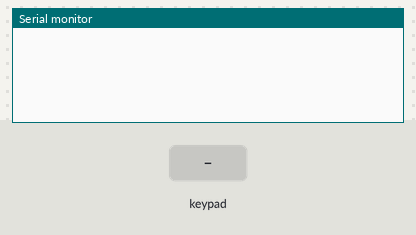
Recording of a sketch running on a simulated ESP8266 (NodeMCU). Shown: the last lines printed to the serial monitor. The inputs (shaded band) are chosen by the test bench.

Above: at 1.2 s.
1.3 s: key '1' pressed
At 1.6 s:
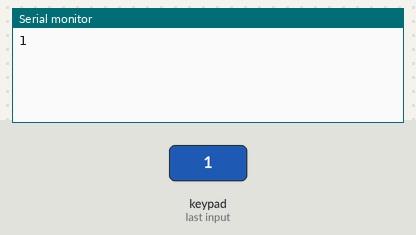
2.8 s: keypad keys 1 2 # pressed 0.4 s apart
At 4.4 s:
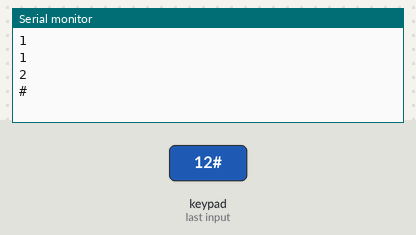
5.5 s: key 'A' pressed
At 6.0 s:
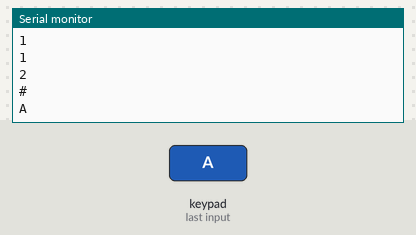
7.0 s: keypad keys 1 2 * pressed 0.4 s apart
At 8.8 s:
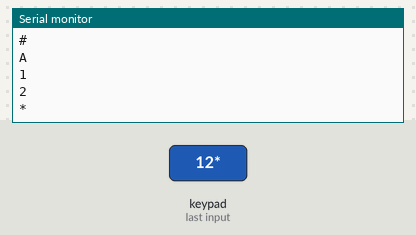
9.7 s: key 'B' pressed
At 10.4 s:
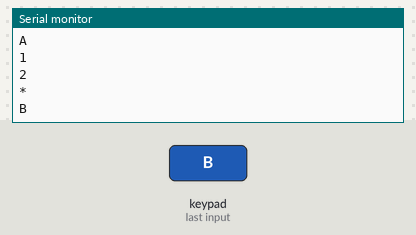
11.2 s: keypad keys 1 2 D pressed 0.4 s apart
At 12.3 s:
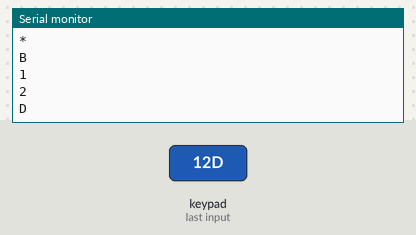

Measured:
- after the input at 1.3 s, the serial monitor: prints a new line at once (image 1)
- after the input at 2.8 s, the serial monitor: prints a new line after 0.41 s (image 2)
- after the input at 5.5 s, the serial monitor: prints a new line at once (image 3)
- after the input at 7.0 s, the serial monitor: prints a new line at once (image 4)
- after the input at 9.7 s, the serial monitor: prints a new line at once (image 5)
- after the input at 11.2 s, the serial monitor: prints a new line at once (image 6)

The sketch:

nodemcubasic.ino
```cpp
#include <Keypad.h>

const byte ROWS = 4; // Number of rows in the keypad
const byte COLS = 4; // Number of columns in the keypad

// Define the symbols on the buttons of the keypad
char keys[ROWS][COLS] = {
  {'1', '2', '3', 'A'},
  {'4', '5', '6', 'B'},
  {'7', '8', '9', 'C'},
  {'*', '0', '#', 'D'}
};

// Connect keypad rows and columns to the corresponding pins
byte rowPins[ROWS] = {D0, D1, D2, D3};
byte colPins[COLS] = {D5, D6, D7, D8};

// Create the Keypad object
Keypad keypad = Keypad(makeKeymap(keys), rowPins, colPins, ROWS, COLS);

void setup() {
  Serial.begin(9600);
}

void loop() {
  // Get the key pressed on the keypad
  char key = keypad.getKey();

  // If a key is pressed, print it to the serial monitor
  if (key) {
    Serial.println(key);
  }
}
```
